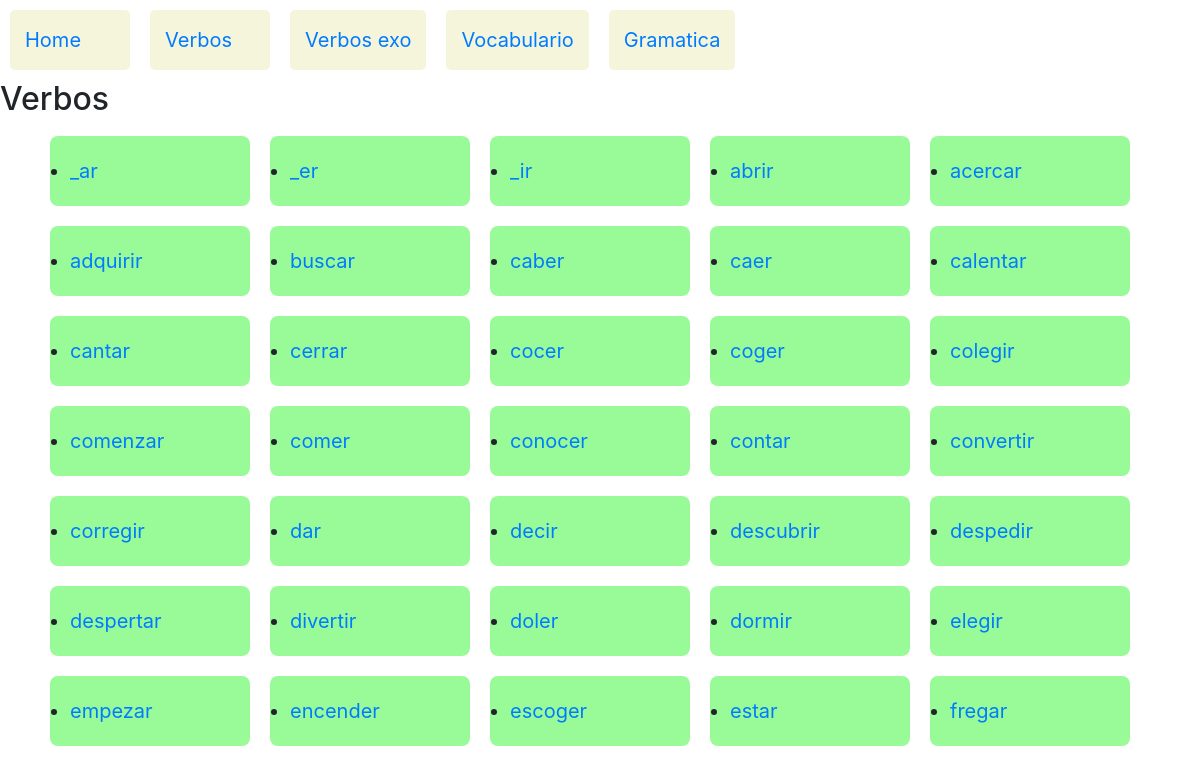
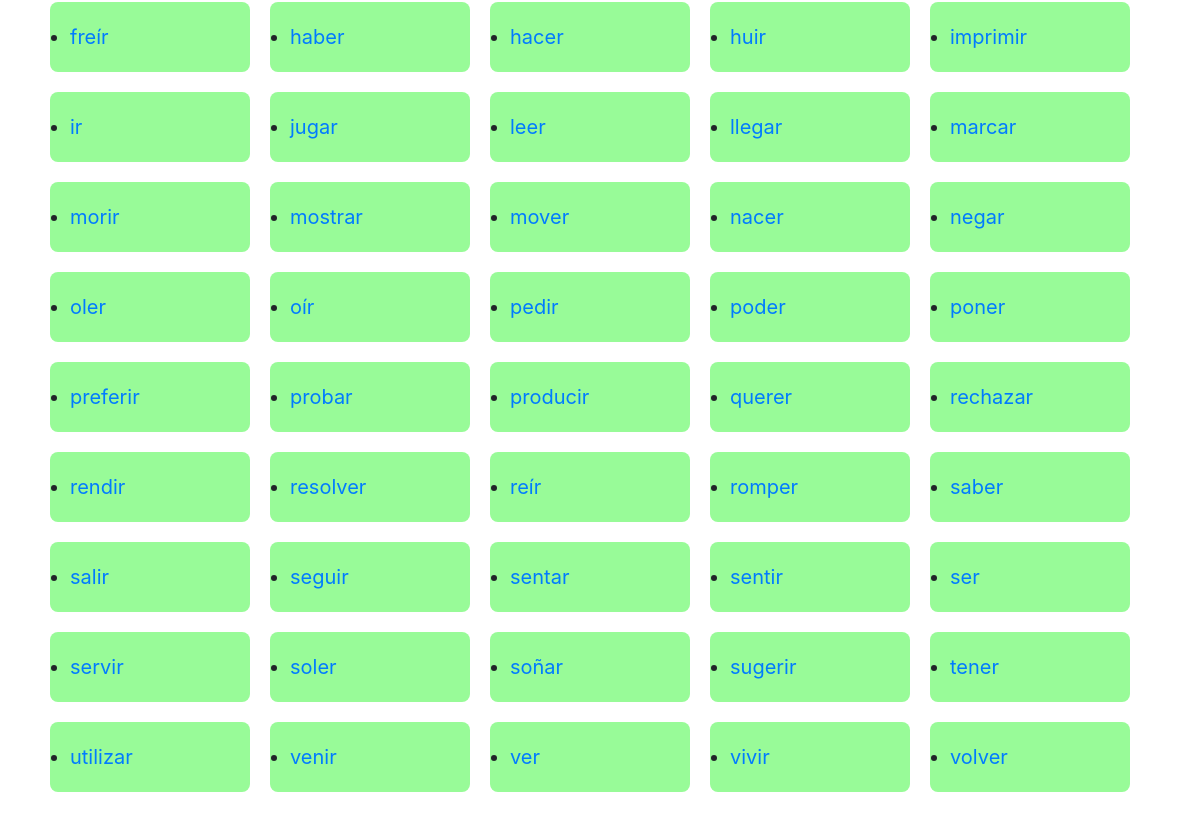
The page /verbos/verbos/ on the database as committed earlier (2 pictures, top to bottom).
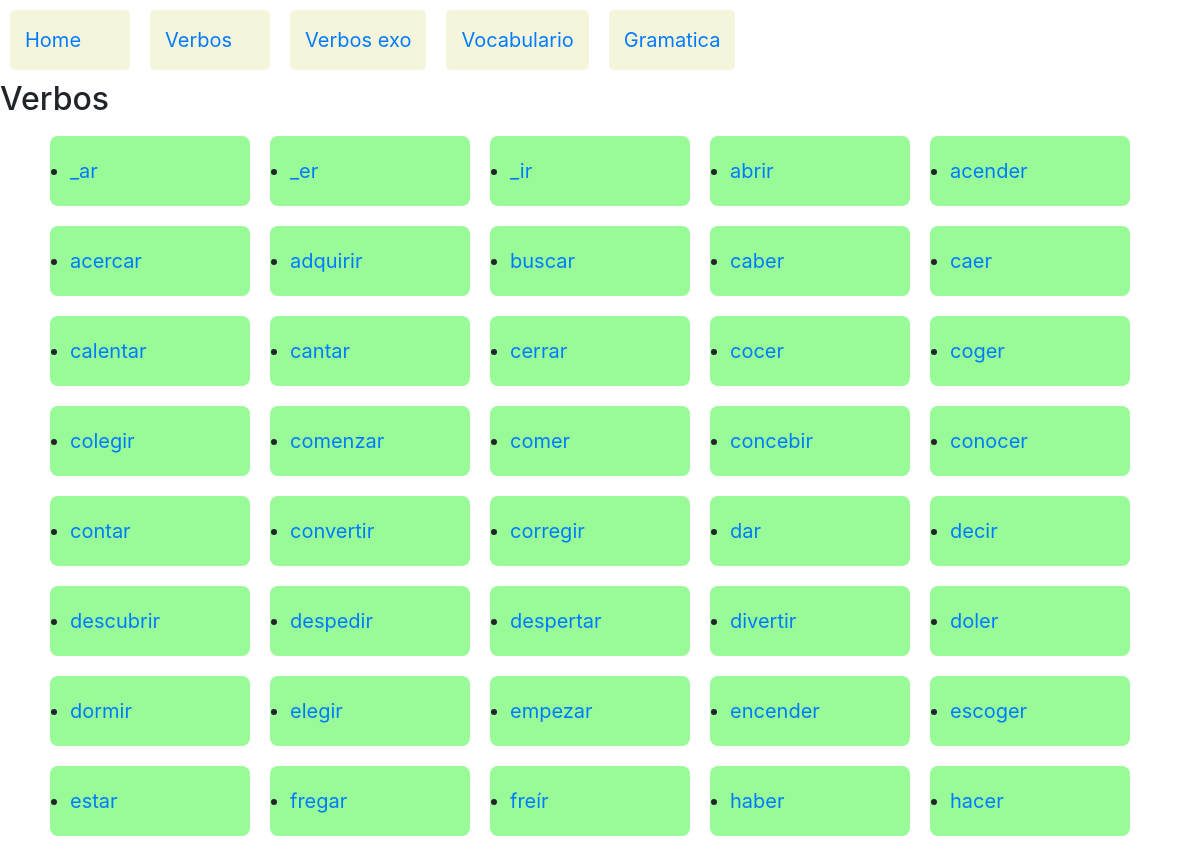
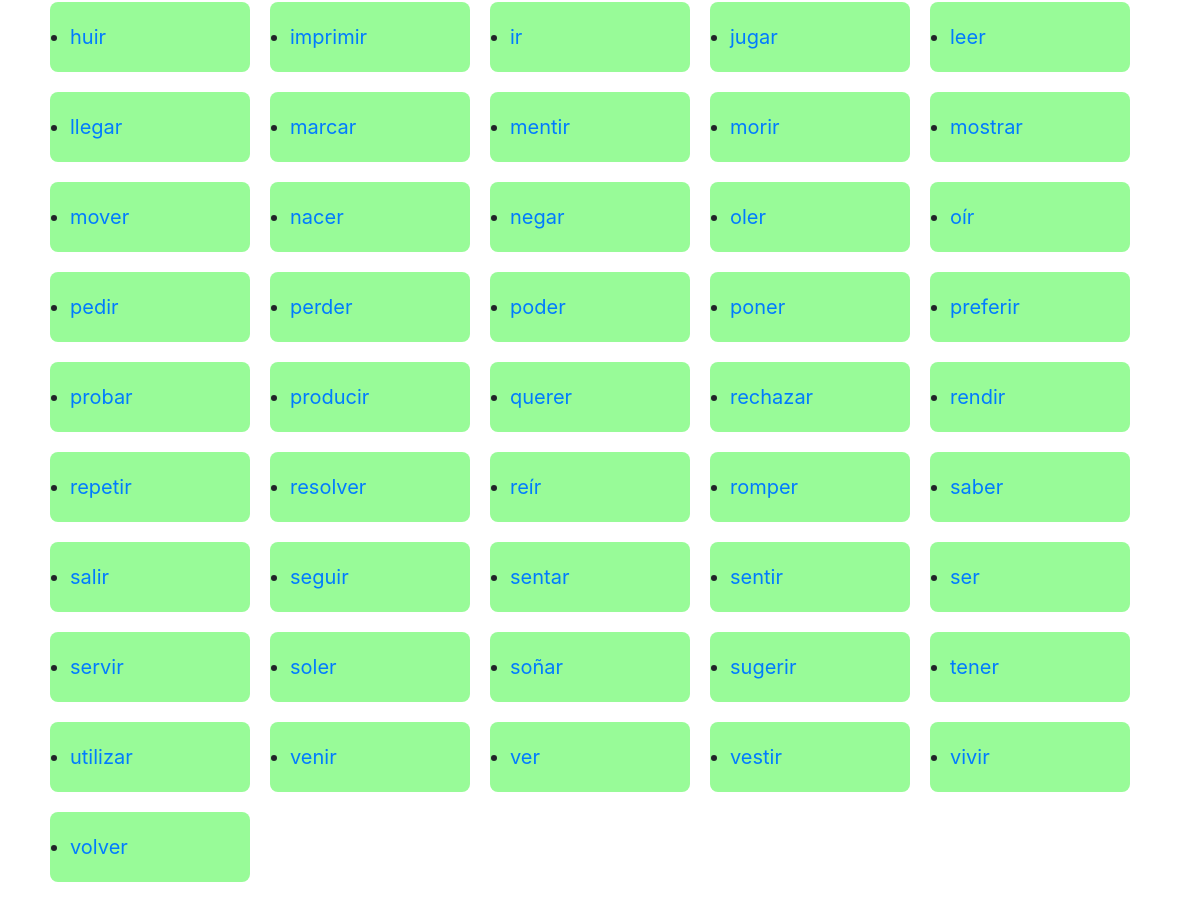
The same page on the database as committed later (2 pictures, top to bottom).
### verbos/models.py (models this page shows)
class Verbo(models.Model):
    verbo = models.CharField(max_length=32)
    tipo=models.ForeignKey(Verbotipo,on_delete=models.SET_NULL,related_name="tipo_v",null=True)
    def __str__(self):
        return self.verbo

### verbos/views.py (the view)
# urls.py: path('verbos/',include('verbos.urls')),
def verbos(request):
    verbos = Verbo.objects.all()
    tiempos = Tiempo.objects.all()
    pronombres = Pronombre.objects.all()
    context= {
            "verbos" : verbos,
            "title" : "verbos liste" ,
            "tiempos" : tiempos ,
            "pronombres" : pronombres
            }
    return render(request,"verbos/verbos.html",context)

### verbos/templates/verbos/verbos.html
{% extends 'verbos/layout.html' %}
{% block body1 %}
<h2> Verbos </h2>
<div id = "container">
<ul>
	<div id="container">
	{% for verbo  in verbos %}
	<div>
	<li>
		<a href= "{% url 'verbo' verbo.id %}" >{{ verbo  }}</a>   </li>
	</div>
	{% endfor %}
</ul>
	</div>
{% endblock %}

### verbos/templates/verbos/layout.html (shortened to what this page needs)
{% load static %}
<!DOCTYPE html >
<html>
<head lang=fr charset="UTF-8" >
	<link rel="stylesheet" href="https://stackpath.bootstrapcdn.com/bootstrap/4.1.3/css/bootstrap.min.css">
</head>
<body>
	<div class="nav">
			<div>		 <a href= "{% url 'index' %}">Home</a>  </div>
			<div>		 <a href= "{% url 'verbos' %}">Verbos</a>  </div>
			<div>		 <a href= "{% url 'verbos_exo'%}0/1">Verbos exo</a>  </div>
			<div>		 <a href= "{% url 'vocabulario'%}0/1">Vocabulario</a>  </div>
			<div>		 <a href= "{% url 'gramatica'%}">Gramatica</a>  </div>
	</div>
	{% block body1 %}
	{% endblock %}
</body>
</html>

Rows that differ between the two databases and show on the page:
added Verbo: verbo "acender"
added Verbo: verbo "concebir"
added Verbo: verbo "mentir"
added Verbo: verbo "perder"
added Verbo: verbo "repetir"
added Verbo: verbo "vestir"
